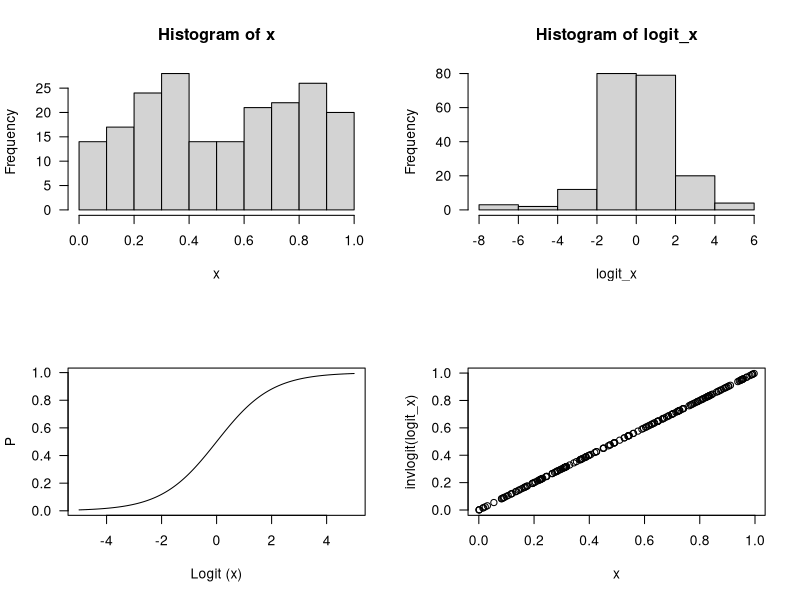
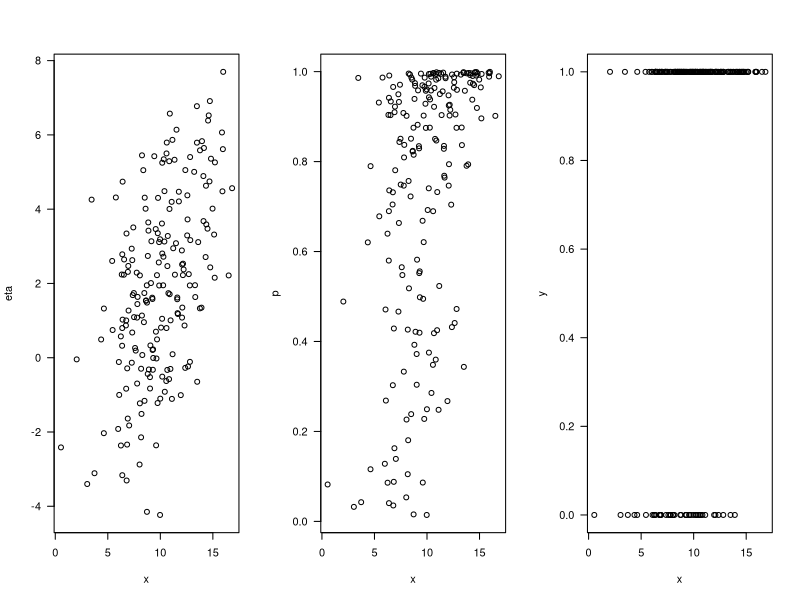
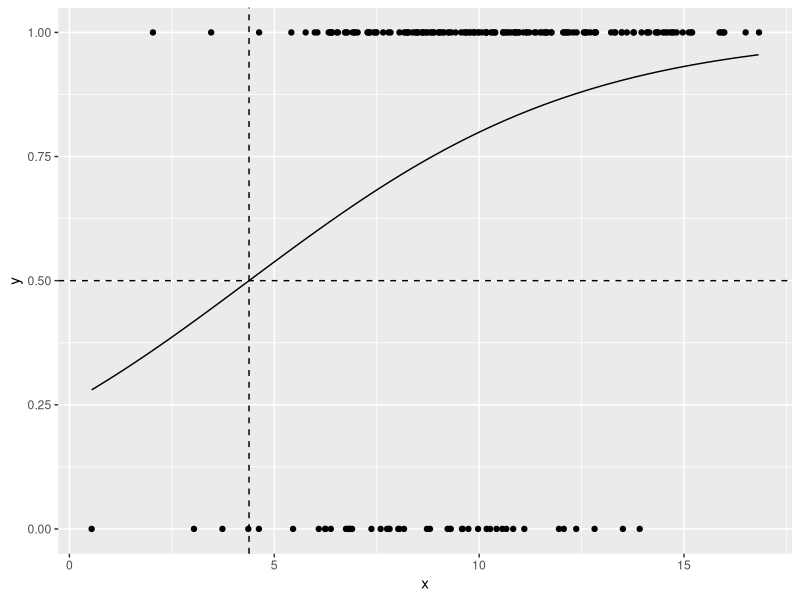

The R script that drew these images, in order:
library(ggplot2)

logit = function(x) log(x/(1-x))
invlogit = function(x) 1/(1+exp(-x))
x = runif(200)
logit_x = logit(x)
par(mfrow=c(2,2))
hist(x, las=1)
hist(logit_x, las=1)

xx = seq(-5, 5, 0.01)
plot(xx, invlogit(xx), type="l", las=1,
     xlab="Logit (x)",
     ylab="P")
plot(x, invlogit(logit_x), las=1)

x = rnorm(200, 10, 3)
eta = -2 + 0.4*x + rnorm(200, 0, 2)
p = invlogit(eta)
y = rbinom(200, 1, p)
par(mfrow=c(1,3))
plot(x, eta, las=1)
plot(x, p, las=1)
plot(x, y, las=1)

m = glm(y~x, family=binomial(link="logit"))
summary(m)

# Exercise 1: Add probability line to initial plot

coefs = summary(m)$coef
x_pred = seq(from=min(x), to=max(x), by=0.01)
y_hat = coefs[1,1] + coefs[2,1]*x_pred
p_hat = invlogit(y_hat)

binom_df <- data.frame(x,y) # the original data set
prob_df <- data.frame(x_pred,p_hat) # data frame for the probabilities
logit0 <- -coefs[1,1]/coefs[2,1] # calculate logit value at 0

binom_plt <- ggplot(binom_df, aes(x=x,y=y)) +
  geom_point() +
  geom_line(data=prob_df,aes(x=x_pred,y=p_hat)) +
  geom_vline(xintercept = logit0,linetype="dashed") +
  geom_hline(yintercept = 0.5,linetype="dashed")
print(binom_plt)

# end of exercise

y_hat = coefs[1,1] + coefs[2,1]*x
p_hat = invlogit(y_hat)
mean(p_hat[which(y==1)]) - mean(p_hat[which(y==0)])